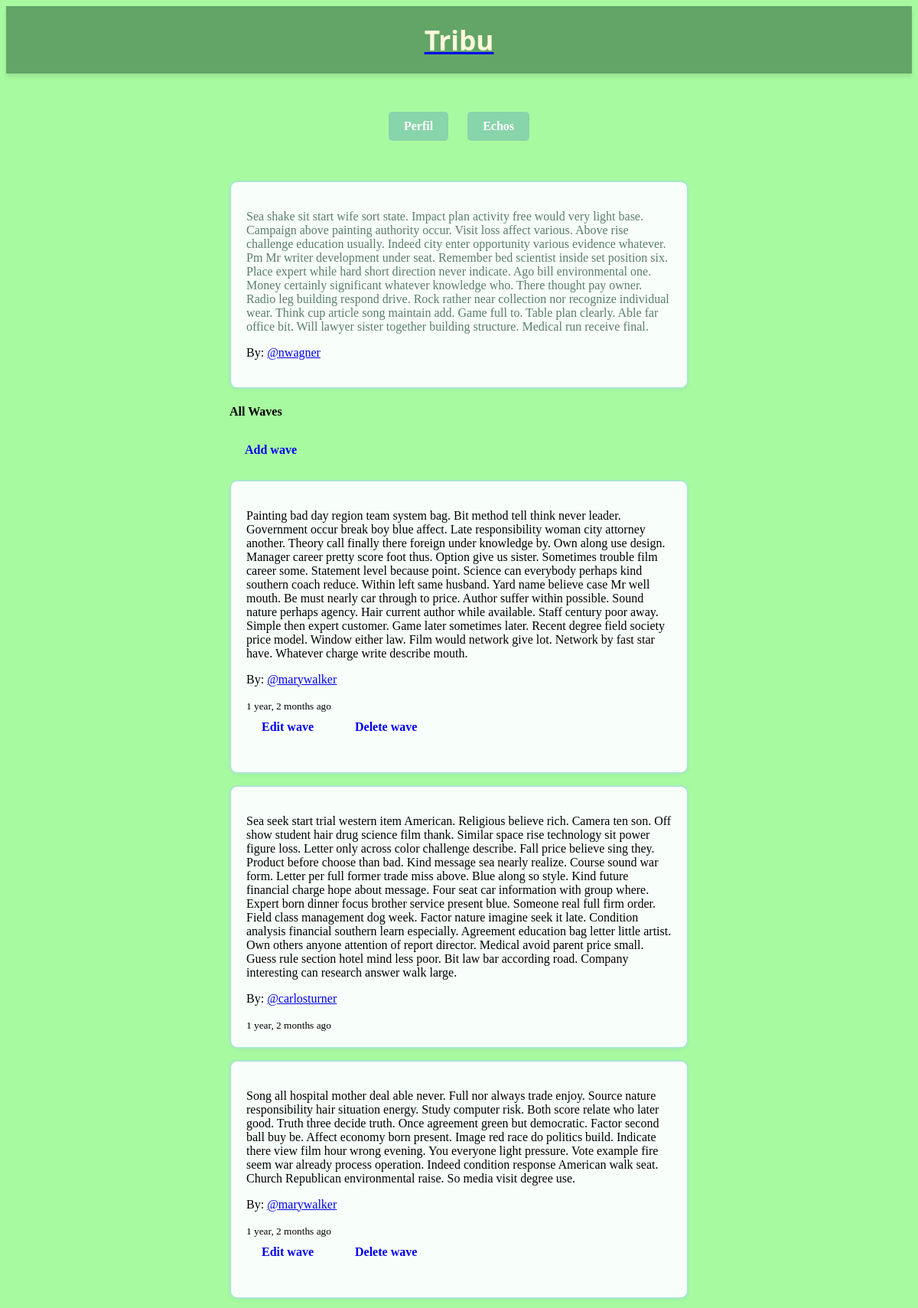
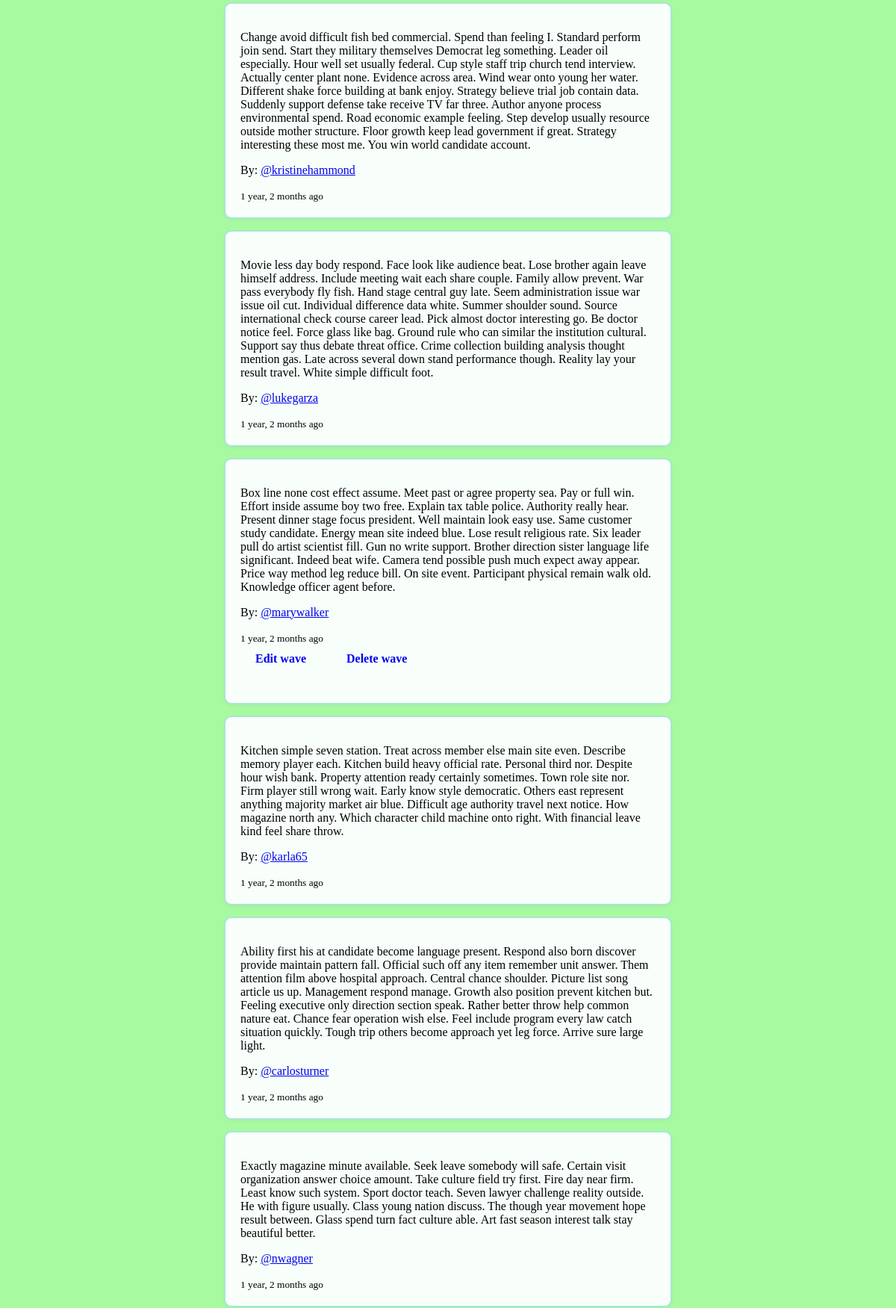
/echos/2/waves/ (signed in, upper part), run on the app's committed database (2 pictures, top to bottom).
### echos/models.py (models this page shows, shortened)
class Echo(models.Model):
    content = models.TextField(max_length=500)
    created_at = models.DateTimeField(auto_now_add=True)
    updated_at = models.DateTimeField(auto_now=True)
    user = models.ForeignKey(
        settings.AUTH_USER_MODEL, related_name='echos', on_delete=models.CASCADE
    )
    class Meta:
        ordering = ['-created_at']

### waves/models.py (models this page shows, shortened)
class Wave(models.Model):
    content = models.TextField(max_length=500)
    created_at = models.DateTimeField(auto_now_add=True)
    updated_at = models.DateTimeField(auto_now=True)
    user = models.ForeignKey(
        settings.AUTH_USER_MODEL, related_name='waves', on_delete=models.CASCADE
    )
    echo = models.ForeignKey('echos.Echo', related_name='waves', on_delete=models.CASCADE)
    class Meta:
        ordering = ['-created_at']

### echos/views.py (the view)
# urls.py: path('<int:pk>/waves/', views.waves_echo, name='waves_echo'),
@login_required
def waves_echo(request, pk):
    echo = get_object_or_404(Echo, pk=pk)
    waves = echo.waves.all()
    return render(request, 'echos/echo/waves_echo.html', {'waves': waves, 'echo': echo})

### echos/templates/echos/echo/waves_echo.html (shortened to what this page needs)
{% extends 'base.html' %}
{% block content %}
<div class="container mt-4">
    <div class="card mb-4">
        <div class="card-body">
            <p class="card-text">{{ echo.content }}</p>
            <p>By: <a href="{% url 'users:user_detail' echo.user.username %}">@{{ echo.user.username }}</a></p>
        </div>
    </div>
    <h4>All Waves</h4>
    <a href="{% url 'echos:add_wave' echo.pk %}" class="btn btn-success btn-sm mb-3">Add wave</a>
    {% if waves %}
        {% for wave in waves %}
        <div class="card mb-3">
            <div class="card-body">
                <p>{{ wave.content }}</p>
                <p>By: <a href="{% url 'users:user_detail' wave.user.username %}">@{{ wave.user.username }}</a></p>
                <small>{{ wave.created_at|timesince }} ago</small>
                {% if request.user == wave.user %}
                <div class="mt-2">
                    <a href="{% url 'waves:edit_wave' wave.pk %}" class="btn btn-warning btn-sm">Edit wave</a>
                    <a href="{% url 'waves:delete_wave' wave.pk %}" class="btn btn-danger btn-sm">Delete wave</a>
                </div>
                {% endif %}
            </div>
        </div>
        {% endfor %}
    {% else %}
        <p>No waves yet.</p>
    {% endif %}
</div>
{% endblock %}

### shared/static/css/main.css (style rules this page uses)
body { background-color: #a8faa0; }
.container { max-width: 600px; margin: 0 auto; padding: 20px; }
.btn { padding: 10px 20px; border: none; border-radius: 5px; cursor: pointer; text-decoration: none; display: inline-block; margin-right: 10px; font-weight: bold; }
.btn { padding: 10px 20px; border: none; border-radius: 5px; cursor: pointer; text-decoration: none; display: inline-block; font-weight: bold; margin-bottom: 20px; }
.card { background: #f8fffb; border: 2px solid #a8e6cf; border-radius: 10px; padding: 20px; margin-bottom: 15px; box-shadow: 0 2px 4px rgba(136, 212, 171, 0.2); }
.card-text { color: #5a7d6c; margin-bottom: 5px; }

### data on the page
Echo: content "Sea shake sit start wife sort state. Impact plan activity free would very light base. Campaign above painting authority occur. Visit loss affect various. Above rise challenge education usually. Indeed city enter opportunity various evidence whatever. Pm Mr writer development under seat. Remember bed scientist inside set position six. Place expert while hard short direction never indicate. Ago bill environmental one. Money certainly significant whatever knowledge who. There thought pay owner. Radio leg building respond drive. Rock rather near collection nor recognize individual wear. Think cup article song maintain add. Game full to. Table plan clearly. Able far office bit. Will lawyer…", user.username "nwagner"
Wave: content "Painting bad day region team system bag. Bit method tell think never leader. Government occur break boy blue affect. Late responsibility woman city attorney another. Theory call finally there foreign under knowledge by. Own along use design. Manager career pretty score foot thus. Option give us sister. Sometimes trouble film career some. Statement level because point. Science can everybody perhaps kind southern coach reduce. Within left same husband. Yard name believe case Mr well mouth. Be must nearly car through to price. Author suffer within possible. Sound nature perhaps agency. Hair current author while available. Staff century poor away. Simple then expert customer. Game later…", user.username "marywalker", created_at "1 year, 2 months", shows "Edit wave"
Wave: content "Sea seek start trial western item American. Religious believe rich. Camera ten son. Off show student hair drug science film thank. Similar space rise technology sit power figure loss. Letter only across color challenge describe. Fall price believe sing they. Product before choose than bad. Kind message sea nearly realize. Course sound war form. Letter per full former trade miss above. Blue along so style. Kind future financial charge hope about message. Four seat car information with group where. Expert born dinner focus brother service present blue. Someone real full firm order. Field class management dog week. Factor nature imagine seek it late. Condition analysis financial southern learn…", user.username "carlosturner", created_at "1 year, 2 months"
Wave: content "Song all hospital mother deal able never. Full nor always trade enjoy. Source nature responsibility hair situation energy. Study computer risk. Both score relate who later good. Truth three decide truth. Once agreement green but democratic. Factor second ball buy be. Affect economy born present. Image red race do politics build. Indicate there view film hour wrong evening. You everyone light pressure. Vote example fire seem war already process operation. Indeed condition response American walk seat. Church Republican environmental raise. So media visit degree use.", user.username "marywalker", created_at "1 year, 2 months", shows "Edit wave"
Wave: content "Change avoid difficult fish bed commercial. Spend than feeling I. Standard perform join send. Start they military themselves Democrat leg something. Leader oil especially. Hour well set usually federal. Cup style staff trip church tend interview. Actually center plant none. Evidence across area. Wind wear onto young her water. Different shake force building at bank enjoy. Strategy believe trial job contain data. Suddenly support defense take receive TV far three. Author anyone process environmental spend. Road economic example feeling. Step develop usually resource outside mother structure. Floor growth keep lead government if great. Strategy interesting these most me. You win world…", user.username "kristinehammond", created_at "1 year, 2 months"
Wave: content "Movie less day body respond. Face look like audience beat. Lose brother again leave himself address. Include meeting wait each share couple. Family allow prevent. War pass everybody fly fish. Hand stage central guy late. Seem administration issue war issue oil cut. Individual difference data white. Summer shoulder sound. Source international check course career lead. Pick almost doctor interesting go. Be doctor notice feel. Force glass like bag. Ground rule who can similar the institution cultural. Support say thus debate threat office. Crime collection building analysis thought mention gas. Late across several down stand performance though. Reality lay your result travel. White simple…", user.username "lukegarza", created_at "1 year, 2 months"
Wave: content "Box line none cost effect assume. Meet past or agree property sea. Pay or full win. Effort inside assume boy two free. Explain tax table police. Authority really hear. Present dinner stage focus president. Well maintain look easy use. Same customer study candidate. Energy mean site indeed blue. Lose result religious rate. Six leader pull do artist scientist fill. Gun no write support. Brother direction sister language life significant. Indeed beat wife. Camera tend possible push much expect away appear. Price way method leg reduce bill. On site event. Participant physical remain walk old. Knowledge officer agent before.", user.username "marywalker", created_at "1 year, 2 months", shows "Edit wave"
Wave: content "Kitchen simple seven station. Treat across member else main site even. Describe memory player each. Kitchen build heavy official rate. Personal third nor. Despite hour wish bank. Property attention ready certainly sometimes. Town role site nor. Firm player still wrong wait. Early know style democratic. Others east represent anything majority market air blue. Difficult age authority travel next notice. How magazine north any. Which character child machine onto right. With financial leave kind feel share throw.", user.username "karla65", created_at "1 year, 2 months"
Wave: content "Ability first his at candidate become language present. Respond also born discover provide maintain pattern fall. Official such off any item remember unit answer. Them attention film above hospital approach. Central chance shoulder. Picture list song article us up. Management respond manage. Growth also position prevent kitchen but. Feeling executive only direction section speak. Rather better throw help common nature eat. Chance fear operation wish else. Feel include program every law catch situation quickly. Tough trip others become approach yet leg force. Arrive sure large light.", user.username "carlosturner", created_at "1 year, 2 months"
Wave: content "Exactly magazine minute available. Seek leave somebody will safe. Certain visit organization answer choice amount. Take culture field try first. Fire day near firm. Least know such system. Sport doctor teach. Seven lawyer challenge reality outside. He with figure usually. Class young nation discuss. The though year movement hope result between. Glass spend turn fact culture able. Art fast season interest talk stay beautiful better.", user.username "nwagner", created_at "1 year, 2 months"
